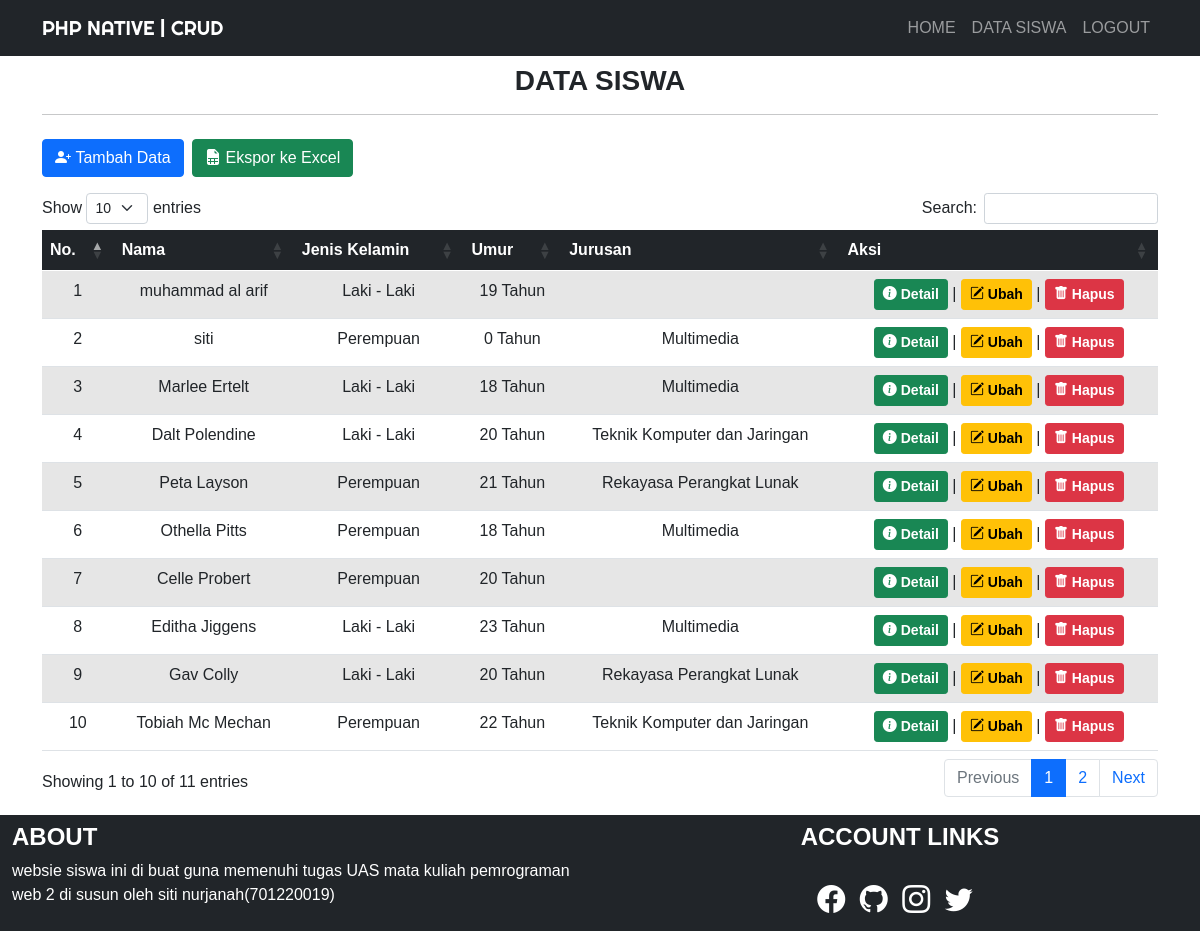
The page / on the database its author committed.
### tables this page shows
CREATE TABLE `siswa` (
  `nis` varchar(50) NOT NULL,
  `nama` varchar(255) NOT NULL,
  `tmpt_Lahir` varchar(50) NOT NULL,
  `tgl_Lahir` date NOT NULL,
  `jekel` enum('Laki - Laki','Perempuan') NOT NULL,
  `jurusan` enum('sistem informasi','Teknik Komputer dan Jaringan','Multimedia','Rekayasa Perangkat Lunak') NOT NULL,
  `email` varchar(255) NOT NULL,
  `gambar` varchar(255) NOT NULL,
  `alamat` text NOT NULL
);

### function.php (called while the page is built, shortened)
<?php
$koneksi = mysqli_connect("localhost", "root", "", "phpdasar");
function query($query)
{
    global $koneksi;
    $result = mysqli_query($koneksi, $query);
    $rows = [];
    while ($row = mysqli_fetch_assoc($result)) {
        $rows[] = $row;
    }
    return $rows;
}

### index.php (the view, shortened to what this page needs)
<?php
require 'function.php';
$siswa = query("SELECT * FROM siswa ORDER BY nis DESC");
?>
<!DOCTYPE html>
<html lang="en">
<head>
    <link href="https://cdn.jsdelivr.net/npm/bootstrap@5.0.0-beta2/dist/css/bootstrap.min.css" rel="stylesheet">
    <link rel="stylesheet" href="https://cdn.jsdelivr.net/npm/bootstrap-icons@1.4.0/font/bootstrap-icons.css">
    <link rel="stylesheet" href="https://cdn.datatables.net/1.10.23/css/dataTables.bootstrap5.min.css">
    <link rel="stylesheet" href="https://cdn.jsdelivr.net/npm/bootstrap@5.0.0-beta1/dist/css/bootstrap.min.css">
    <link rel="stylesheet" href="css/style.css">
</head>
<body>
    <nav class="navbar navbar-expand-lg navbar-dark bg-dark text-uppercase">
        <div class="container">
            <a class="navbar-brand" href="index.php">PHP Native | CRUD</a>
            <div class="collapse navbar-collapse" id="navbarNav">
                <ul class="navbar-nav ms-auto">
                    <li class="nav-item">
                        <a class="nav-link" aria-current="page" href="halaman_admin.php">Home</a>
                    </li>
                    <li class="nav-item">
                        <a class="nav-link" href="#Data Siswa">Data Siswa</a>
                    </li>
                    <li class="nav-item">
                        <a class="nav-link" href="logout.php">Logout</a>
                    </li>
                </ul>
            </div>
        </div>
    </nav>
    <div class="container">
        <div class="row my-2">
            <div class="col-md">
                <h3 class="text-center fw-bold text-uppercase">Data Siswa</h3>
                <hr>
            </div>
        </div>
        <div class="row my-2">
            <div class="col-md">
                <a href="addData.php" class="btn btn-primary"><i class="bi bi-person-plus-fill"></i>&nbsp;Tambah Data</a>
                <a href="export.php" target="_blank" class="btn btn-success ms-1"><i class="bi bi-file-earmark-spreadsheet-fill"></i>&nbsp;Ekspor ke Excel</a>
            </div>
        </div>
        <div class="row my-3">
            <div class="col-md">
                <table id="data" class="table table-striped table-responsive table-hover text-center" style="width:100%">
                    <thead class="table-dark">
                        <tr>
                            <th>No.</th>
                            <th>Nama</th>
                            <th>Jenis Kelamin</th>
                            <th>Umur</th>
                            <th>Jurusan</th>
                            <th>Aksi</th>
                        </tr>
                    </thead>
                    <tbody>
                        <?php $no = 1; ?>
                        <?php foreach ($siswa as $row) : ?>
                            <tr>
                                <td><?= $no++; ?></td>
                                <td><?= $row['nama']; ?></td>
                                <td><?= $row['jekel']; ?></td>
                                <?php
                                $now = time();
                                $timeTahun = strtotime($row['tgl_Lahir']);
                                $setahun = 31536000;
                                $hitung = ($now - $timeTahun) / $setahun;
                                ?>
                                <td><?= floor($hitung); ?> Tahun</td>
                                <td><?= $row['jurusan']; ?></td>
                                <td>
                                    <button class="btn btn-success btn-sm text-white detail" data-id="<?= $row['nis']; ?>" style="font-weight: 600;"><i class="bi bi-info-circle-fill"></i>&nbsp;Detail</button> |
                                    <a href="ubah.php?nis=<?= $row['nis']; ?>" class="btn btn-warning btn-sm" style="font-weight: 600;"><i class="bi bi-pencil-square"></i>&nbsp;Ubah</a> |
                                    <a href="hapus.php?nis=<?= $row['nis']; ?>" class="btn btn-danger btn-sm" style="font-weight: 600;" onclick="return confirm('Apakah anda yakin ingin menghapus data <?= $row['nama']; ?> ?');"><i class="bi bi-trash-fill"></i>&nbsp;Hapus</a>
                                </td>
                            </tr>
                        <?php endforeach; ?>
                    </tbody>
                </table>
            </div>
        </div>
    </div>
    <div class="container-fluid">
        <div class="row bg-dark text-white">
            <div class="col-md-6 my-2" id="about">
                <h4 class="fw-bold text-uppercase">About</h4>
                <p> websie siswa ini di buat guna memenuhi tugas UAS mata kuliah pemrograman web 2 di susun oleh siti nurjanah(701220019)</p>
            </div>
            <div class="col-md-6 my-2 text-center link">
                <h4 class="fw-bold text-uppercase">Account Links</h4>
                <a href="https://web.facebook.com" target="_blank"><i class="bi bi-facebook fs-3"></i></a>
                <a href="https://github.com4" target="_blank"><i class="bi bi-github fs-3"></i></a>
                <a href="https://www.instagram.com" target="_blank"><i class="bi bi-instagram fs-3"></i></a>
                <a href="https://twitter.com" target="_blank"><i class="bi bi-twitter fs-3"></i></a>
            </div>
        </div>
    </div>
</body>
</html>

### css/style.css (style rules this page uses)
body { font-family: 'Gill Sans', 'Gill Sans MT', Calibri, 'Trebuchet MS', sans-serif; }
.navbar-brand { font-family: 'Righteous', cursive; }
.link a { display: inline-block; margin-top: 20px; margin-right: 10px; color: #fff; }

### rows shown on the page
siswa: nama "muhammad al arif", jekel "Laki - Laki"
siswa: nama "siti", jekel "Perempuan", jurusan "Multimedia"
siswa: nama "Marlee Ertelt", jekel "Laki - Laki", jurusan "Multimedia"
siswa: nama "Dalt Polendine", jekel "Laki - Laki", jurusan "Teknik Komputer dan Jaringan"
siswa: nama "Peta Layson", jekel "Perempuan", jurusan "Rekayasa Perangkat Lunak"
siswa: nama "Othella Pitts", jekel "Perempuan", jurusan "Multimedia"
siswa: nama "Celle Probert", jekel "Perempuan"
siswa: nama "Editha Jiggens", jekel "Laki - Laki", jurusan "Multimedia"
siswa: nama "Gav Colly", jekel "Laki - Laki", jurusan "Rekayasa Perangkat Lunak"
siswa: nama "Tobiah Mc Mechan", jekel "Perempuan", jurusan "Teknik Komputer dan Jaringan"
